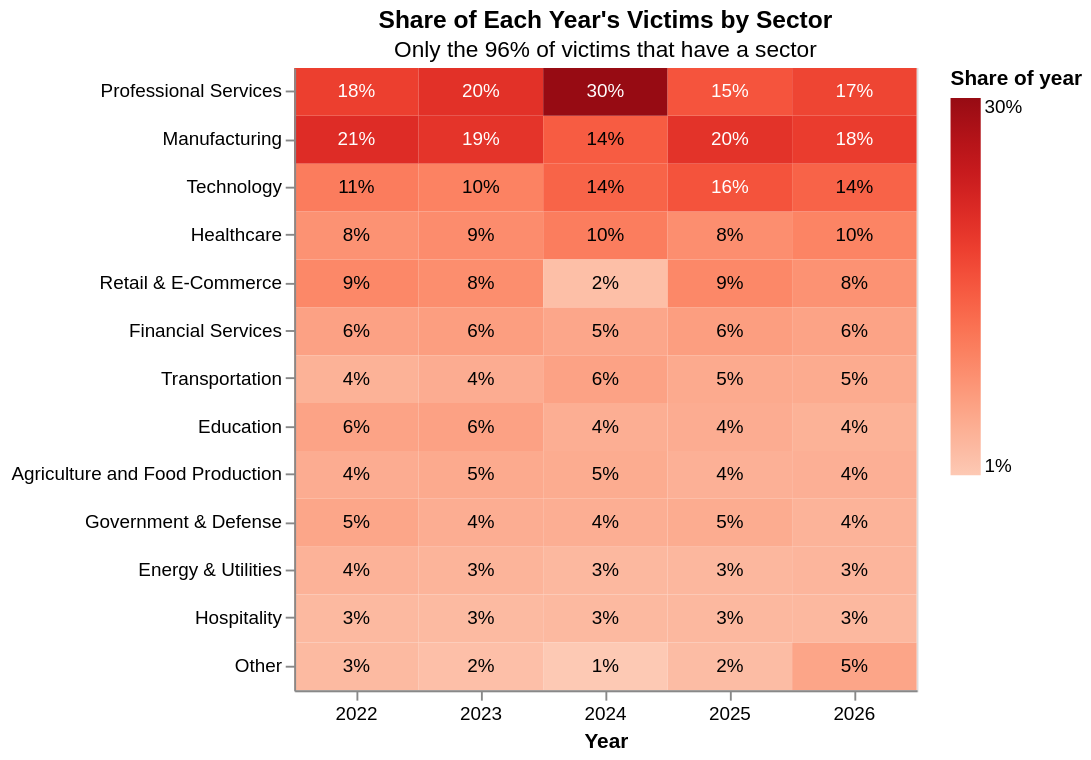

Notebook code for this chart:
### Markdown cell above
**Chart 3. Which sectors are hit, and did the mix change?**

### Code cell
sec = rw_eda.dropna(subset=["sector"])
sec_year = sec.groupby(["year", "sector"]).size().rename("victims").reset_index()
sec_year["share"] = sec_year["victims"] / sec_year.groupby("year")["victims"].transform("sum")
sector_order = sec["sector"].value_counts().index.tolist()
dark = (sec_year["share"].min() + sec_year["share"].max()) / 2   # cells above the midpoint get white text

cells_ = alt.Chart(sec_year).mark_rect().encode(
    x=alt.X("year:O", title="Year", axis=alt.Axis(labelAngle=0)),
    y=alt.Y("sector:N", sort=sector_order, title=None),
    color=alt.Color("share:Q", scale=alt.Scale(scheme="reds"),
                    legend=alt.Legend(title="Share of year", format=".0%")),
    tooltip=["year:O", "sector:N", alt.Tooltip("victims:Q", format=","), alt.Tooltip("share:Q", format=".1%")])
numbers = alt.Chart(sec_year).mark_text(fontSize=10).encode(
    x="year:O", y=alt.Y("sector:N", sort=sector_order),
    text=alt.Text("share:Q", format=".0%"),
    color=alt.condition(f"datum.share > {dark}", alt.value("white"), alt.value("black")))

(cells_ + numbers).properties(
    title=alt.TitleParams("Share of Each Year's Victims by Sector",
                          subtitle=f"Only the {len(sec) / len(rw_eda):.0%} of victims that have a sector"),
    width=330, height=330)

### Figure 1 — Vega-Lite specification as saved in the notebook (floating-point values rounded to 4 significant figures)
{"config": {"view": {"continuousWidth": 300, "continuousHeight": 300}}, "layer": [{"mark": {"type": "rect"}, "encoding": {"color": {"field": "share", "legend": {"format": ".0%", "title": "Share of year"}, "scale": {"scheme": "reds"}, "type": "quantitative"}, "tooltip": [{"field": "year", "type": "ordinal"}, {"field": "sector", "type": "nominal"}, {"field": "victims", "format": ",", "type": "quantitative"}, {"field": "share", "format": ".1%", "type": "quantitative"}], "x": {"axis": {"labelAngle": 0}, "field": "year", "title": "Year", "type": "ordinal"}, "y": {"field": "sector", "sort": ["Professional Services", "Manufacturing", "Technology", "Healthcare", "Retail & E-Commerce", "Financial Services", "Transportation", "Education", "Agriculture and Food Production", "Government & Defense", "Energy & Utilities", "Hospitality", "Other"], "title": null, "type": "nominal"}}}, {"mark": {"type": "text", "fontSize": 10}, "encoding": {"color": {"condition": {"test": "datum.share > 0.15030010003334443", "value": "white"}, "value": "black"}, "text": {"field": "share", "format": ".0%", "type": "quantitative"}, "x": {"field": "year", "type": "ordinal"}, "y": {"field": "sector", "sort": ["Professional Services", "Manufacturing", "Technology", "Healthcare", "Retail & E-Commerce", "Financial Services", "Transportation", "Education", "Agriculture and Food Production", "Government & Defense", "Energy & Utilities", "Hospitality", "Other"], "type": "nominal"}}}], "data": {"name": "data-25a1aa5a4df0ec378d283c52bcdf3be7"}, "height": 330, "title": {"text": "Share of Each Year's Victims by Sector", "subtitle": "Only the 96% of victims that have a sector"}, "width": 330, "$schema": "https://vega.github.io/schema/vega-lite/v5.20.1.json", "datasets": {"data-25a1aa5a4df0ec378d283c52bcdf3be7": [{"year": 2022, "sector": "Agriculture and Food Production", "victims": 96, "share": 0.04422}, {"year": 2022, "sector": "Education", "victims": 123, "share": 0.05666}, {"year": 2022, "sector": "Energy & Utilities", "victims": 80, "share": 0.03685}, {"year": 2022, "sector": "Financial Services", "victims": 128, "share": 0.05896}, {"year": 2022, "sector": "Government & Defense", "victims": 116, "share": 0.05343}, {"year": 2022, "sector": "Healthcare", "victims": 170, "share": 0.0783}, {"year": 2022, "sector": "Hospitality", "victims": 59, "share": 0.02718}, {"year": 2022, "sector": "Manufacturing", "victims": 446, "share": 0.2054}, {"year": 2022, "sector": "Other", "victims": 57, "share": 0.02626}, {"year": 2022, "sector": "Professional Services", "victims": 388, "share": 0.1787}, {"year": 2022, "sector": "Retail & E-Commerce", "victims": 197, "share": 0.09074}, {"year": 2022, "sector": "Technology", "victims": 230, "share": 0.1059}, {"year": 2022, "sector": "Transportation", "victims": 81, "share": 0.03731}, {"year": 2023, "sector": "Agriculture and Food Production", "victims": 252, "share": 0.0475}, {"year": 2023, "sector": "Education", "victims": 313, "share": 0.059}, {"year": 2023, "sector": "Energy & Utilities", "victims": 185, "share": 0.03487}, {"year": 2023, "sector": "Financial Services", "victims": 338, "share": 0.06371}, {"year": 2023, "sector": "Government & Defense", "victims": 230, "share": 0.04336}, {"year": 2023, "sector": "Healthcare", "victims": 455, "share": 0.08577}, {"year": 2023, "sector": "Hospitality", "victims": 140, "share": 0.02639}, {"year": 2023, "sector": "Manufacturing", "victims": 1032, "share": 0.1945}, {"year": 2023, "sector": "Other", "victims": 101, "share": 0.01904}, {"year": 2023, "sector": "Professional Services", "victims": 1052, "share": 0.1983}, {"year": 2023, "sector": "Retail & E-Commerce", "victims": 445, "share": 0.08388}, {"year": 2023, "sector": "Technology", "victims": 526, "share": 0.09915}, {"year": 2023, "sector": "Transportation", "victims": 236, "share": 0.04449}, {"year": 2024, "sector": "Agriculture and Food Production", "victims": 272, "share": 0.04535}, {"year": 2024, "sector": "Education", "victims": 250, "share": 0.04168}, {"year": 2024, "sector": "Energy & Utilities", "victims": 171, "share": 0.02851}, {"year": 2024, "sector": "Financial Services", "victims": 313, "share": 0.05218}, {"year": 2024, "sector": "Government & Defense", "victims": 251, "share": 0.04185}, {"year": 2024, "sector": "Healthcare", "victims": 626, "share": 0.1044}, {"year": 2024, "sector": "Hospitality", "victims": 168, "share": 0.02801}, {"year": 2024, "sector": "Manufacturing", "victims": 868, "share": 0.1447}, {"year": 2024, "sector": "Other", "victims": 32, "share": 0.005335}, {"year": 2024, "sector": "Professional Services", "victims": 1771, "share": 0.2953}, {"year": 2024, "sector": "Retail & E-Commerce", "victims": 116, "share": 0.01934}, {"year": 2024, "sector": "Technology", "victims": 814, "share": 0.1357}, {"year": 2024, "sector": "Transportation", "victims": 346, "share": 0.05769}, {"year": 2025, "sector": "Agriculture and Food Production", "victims": 306, "share": 0.03916}, {"year": 2025, "sector": "Education", "victims": 346, "share": 0.04428}, {"year": 2025, "sector": "Energy & Utilities", "victims": 235, "share": 0.03007}, {"year": 2025, "sector": "Financial Services", "victims": 496, "share": 0.06348}, {"year": 2025, "sector": "Government & Defense", "victims": 354, "share": 0.0453}, {"year": 2025, "sector": "Healthcare", "victims": 648, "share": 0.08293}, {"year": 2025, "sector": "Hospitality", "victims": 224, "share": 0.02867}, {"year": 2025, "sector": "Manufacturing", "victims": 1526, "share": 0.1953}, {"year": 2025, "sector": "Other", "victims": 177, "share": 0.02265}, {"year": 2025, "sector": "Professional Services", "victims": 1205, "share": 0.1542}, {"year": 2025, "sector": "Retail & E-Commerce", "victims": 709, "share": 0.09073}, {"year": 2025, "sector": "Technology", "victims": 1214, "share": 0.1554}, {"year": 2025, "sector": "Transportation", "victims": 374, "share": 0.04786}, {"year": 2026, "sector": "Agriculture and Food Production", "victims": 320, "share": 0.04038}, {"year": 2026, "sector": "Education", "victims": 296, "share": 0.03735}, {"year": 2026, "sector": "Energy & Utilities", "victims": 256, "share": 0.03231}, {"year": 2026, "sector": "Financial Services", "victims": 453, "share": 0.05717}, {"year": 2026, "sector": "Government & Defense", "victims": 280, "share": 0.03534}, {"year": 2026, "sector": "Healthcare", "victims": 765, "share": 0.09654}, {"year": 2026, "sector": "Hospitality", "victims": 231, "share": 0.02915}, {"year": 2026, "sector": "Manufacturing", "victims": 1455, "share": 0.1836}, {"year": 2026, "sector": "Other", "victims": 432, "share": 0.05452}, {"year": 2026, "sector": "Professional Services", "victims": 1366, "share": 0.1724}, {"year": 2026, "sector": "Retail & E-Commerce", "victims": 621, "share": 0.07837}, {"year": 2026, "sector": "Technology", "victims": 1082, "share": 0.1365}, {"year": 2026, "sector": "Transportation", "victims": 367, "share": 0.04631}]}}
